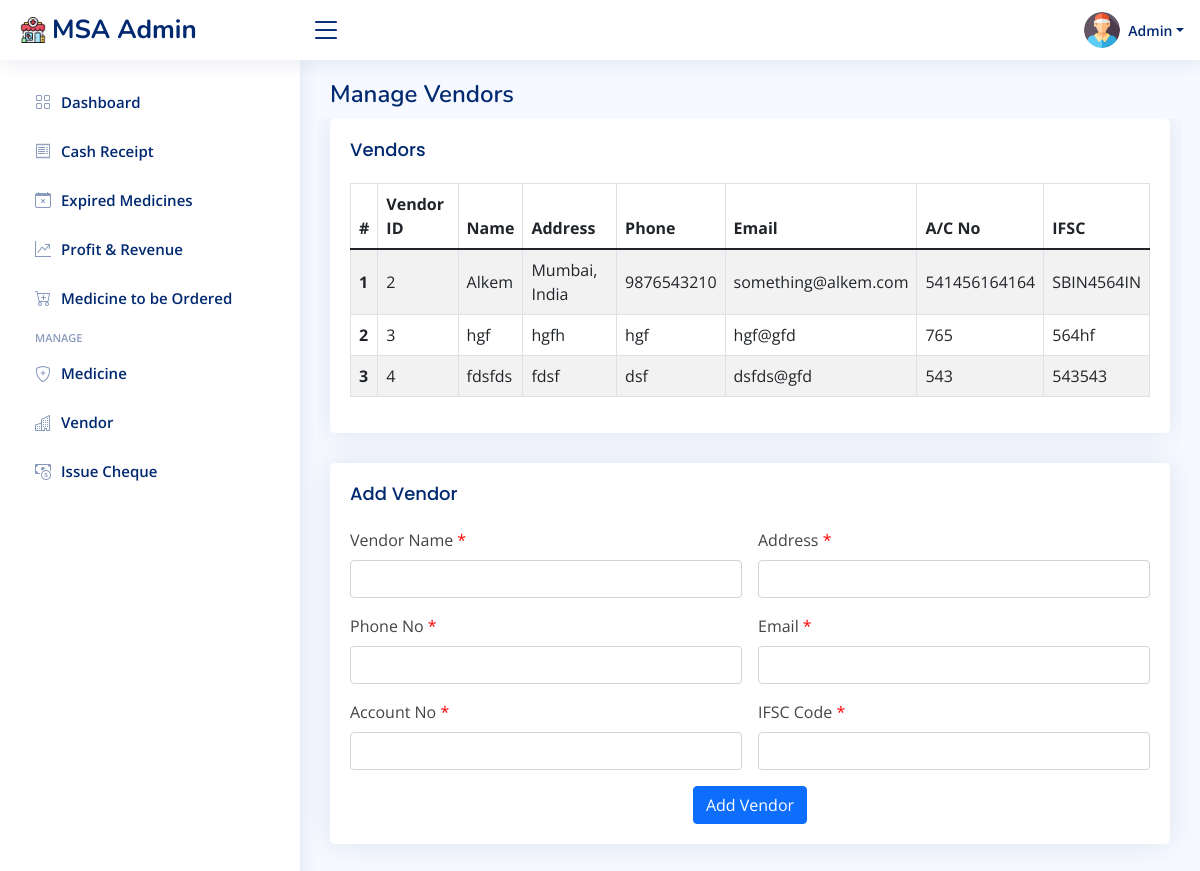
/vendor.php (signed in), run on the app's committed database.
### tables this page shows
CREATE TABLE `vendor` (
  `vendor_id` int(11) NOT NULL,
  `name` varchar(50) NOT NULL,
  `address` varchar(100) NOT NULL,
  `phone` varchar(50) NOT NULL,
  `email` varchar(100) NOT NULL,
  `account_no` varchar(50) NOT NULL,
  `ifsc_code` varchar(50) NOT NULL
);

### vendor.php (the view, shortened to what this page needs)
<?php
  require "assets/php/dbConnection.php";
?>
<!DOCTYPE html>
<html>
<head>
  <?php require "assets/php/head.php"; ?>
</head>
<body>
  <?php require "assets/php/nav.php"; ?>
  <?php require "assets/php/sidebar.php"; ?>
  <main id="main" class="main">
    <div class="pagetitle">
      <h1>Manage Vendors</h1>
    </div>
        <div class="row">
            <div style="overflow: auto;">
                <div class="card">
                 <div class="card-body">
                   <h5 class="card-title">Vendors</h5>
                   <table class="table table-striped table-bordered">
                     <thead>
                       <tr>
                         <th scope="col">#</th>
                         <th scope="col">Vendor ID</th>
                         <th scope="col">Name</th>
                         <th scope="col">Address</th>
                         <th scope="col">Phone</th>
                         <th scope="col">Email</th>
                         <th scope="col">A/C No</th>
                         <th scope="col">IFSC</th>
                       </tr>
                     </thead>
                     <tbody>
                       <?php
                          $sql="SELECT * FROM vendor";
                          $result = $conn->query($sql);
                          $i=1;
                          while($row = $result->fetch_assoc()){
                       ?>
                       <tr class="align-middle">
                         <th scope="row"><?php echo $i; ?></th>
                         <td><?php echo $row["vendor_id"]; ?></td>
                         <td><?php echo $row["name"]; ?></td>
                         <td><?php echo $row["address"]; ?></td>
                         <td><?php echo $row["phone"]; ?></td>
                         <td><?php echo $row["email"]; ?></td>
                         <td><?php echo $row["account_no"]; ?></td>
                         <td><?php echo $row["ifsc_code"]; ?></td>
                       </tr>
                       <?php
                       $i++;
                          }
                       ?>
                     </tbody>
                   </table>
                 </div>
                </div>
            </div>
            <div class="">
              <div class="card">
                <div class="card-body">
                  <h5 class="card-title">Add Vendor</h5>
                  <form class="row g-3" method="POST" action="vendor.php">
                    <div class="col-md-6">
                      <label for="vendorName" class="form-label">Vendor Name <span style="color: red;">*</span></label>
                      <input type="text" class="form-control" id="vendorName" name="vendorName" required>
                    </div>
                    <div class="col-md-6">
                      <label for="vendorAddress" class="form-label">Address <span style="color: red;">*</span></label>
                      <input type="text" class="form-control" id="vendorAddress" name="vendorAddress" required>
                    </div>
                    <div class="col-md-6">
                      <label for="vendorPhone" class="form-label">Phone No <span style="color: red;">*</span></label>
                      <input type="phone" class="form-control" id="vendorPhone" name="vendorPhone" required>
                    </div>
                    <div class="col-md-6">
                      <label for="vendorEmail" class="form-label">Email <span style="color: red;">*</span></label>
                      <input type="email" class="form-control" id="vendorEmail" name="vendorEmail" required>
                    </div>
                    <div class="col-md-6">
                      <label for="vendorAcNo" class="form-label">Account No <span style="color: red;">*</span></label>
                      <input type="number" class="form-control" id="vendorAcNo" name="vendorAcNo" required>
                    </div>
                    <div class="col-md-6">
                      <label for="vendorIfsc" class="form-label">IFSC Code <span style="color: red;">*</span></label>
                      <input type="text" class="form-control" id="vendorIfsc" name="vendorIfsc" required>
                    </div>
                    <div class="text-center">
                        <button type="submit" class="btn btn-primary" id="addVendor" name="addVendor" value="addVendor">Add Vendor</button>
                    </div>
                </form>
                </div>
              </div>
            </div>
        </div>
  </main>
</body>
</html>

### assets/css/style.css (style rules this page uses)
:root { scroll-behavior: smooth; }
body { font-family: "Open Sans", sans-serif; background: #f6f9ff; color: #444444; }
h1, h2, h3, h4, h5, h6 { font-family: "Nunito", sans-serif; }
#main { margin-top: 60px; padding: 20px 30px; transition: all 0.3s; }
.pagetitle { margin-bottom: 10px; }
.pagetitle h1 { font-size: 24px; margin-bottom: 0; font-weight: 600; color: #012970; }
.card { margin-bottom: 30px; border: none; border-radius: 5px; box-shadow: 0px 0 30px rgba(1, 41, 112, 0.1); overflow: hidden; }
.card-title { padding: 20px 0 15px 0; font-size: 18px; font-weight: 500; color: #012970; font-family: "Poppins", sans-serif; }
.card-body { padding: 0 20px 20px 20px; }
@media (min-width: 1200px) { #main, #footer { margin-left: 300px; } }

### data on the page
vendor: vendor_id "2", name "Alkem", address "Mumbai, India", phone "9876543210", email "something@alkem.com", account_no "541456164164", ifsc_code "SBIN4564IN"
vendor: vendor_id "3", name "hgf", address "hgfh", phone "hgf", email "hgf@gfd", account_no "765", ifsc_code "564hf"
vendor: vendor_id "4", name "fdsfds", address "fdsf", phone "dsf", email "dsfds@gfd", account_no "543", ifsc_code "543543"

### other printed values
$_SESSION["empName"] "Admin"
